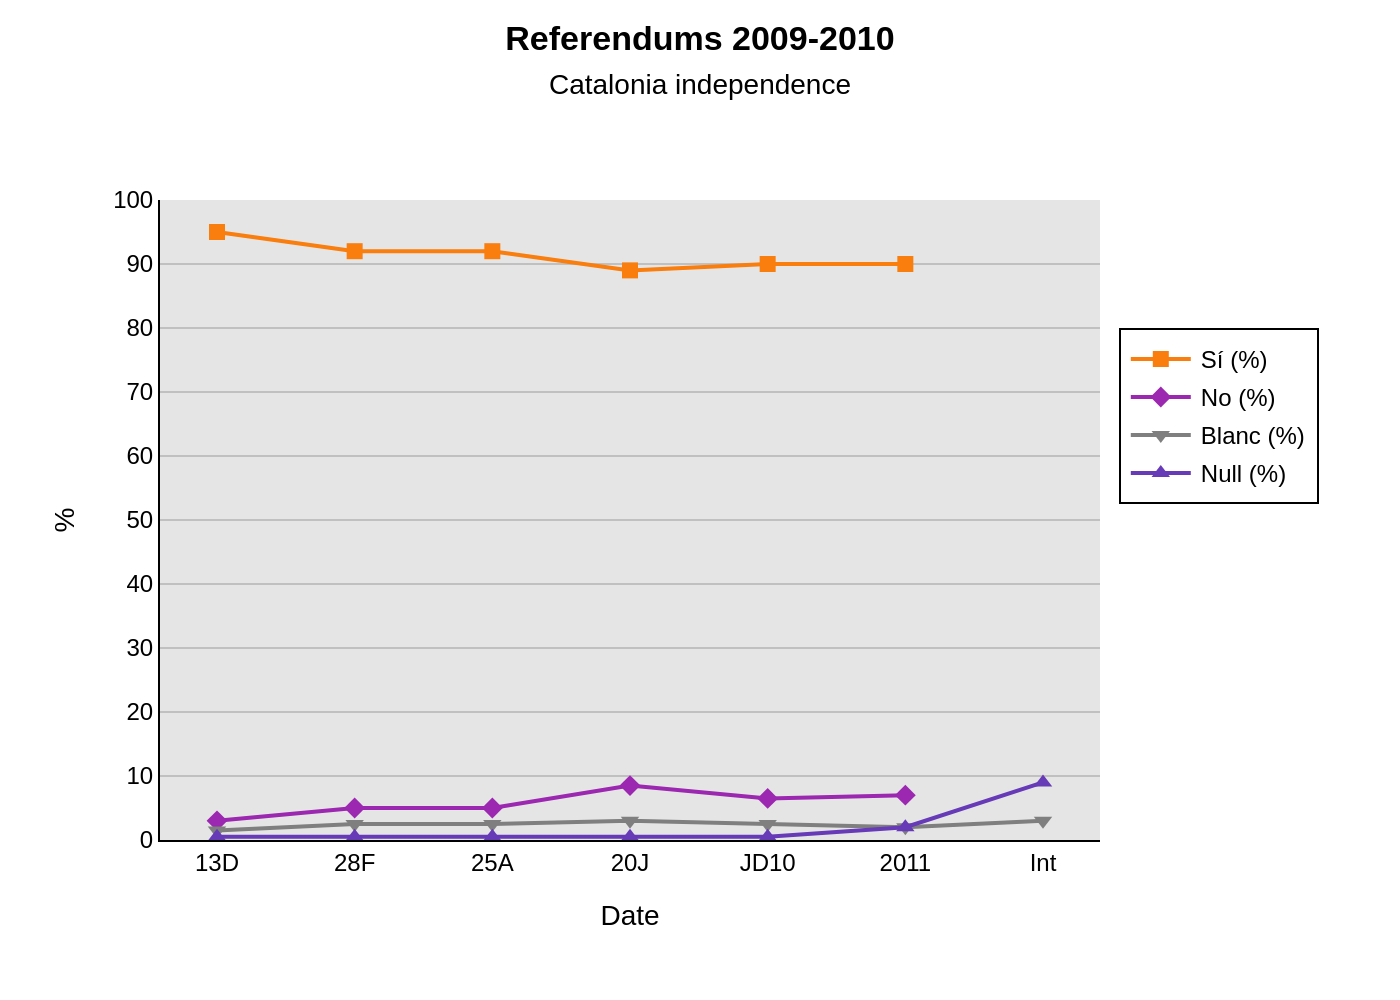

Generate this figure with Python:
import sys
import json
import pathlib
import plotly.graph_objects as go

def main():
    """
    Generates a chart from a JSON data file provided via command-line argument.
    """
    if len(sys.argv) < 2:
        print(f"Usage: python {sys.argv[0]} <json_file_path>", file=sys.stderr)
        sys.exit(1)

    json_path = pathlib.Path(sys.argv[1])
    if not json_path.is_file():
        print(f"Error: File not found at {json_path}", file=sys.stderr)
        sys.exit(1)

    try:
        with open(json_path, 'r', encoding='utf-8') as f:
            chart_config = json.load(f)
    except (json.JSONDecodeError, IOError) as e:
        print(f"Error reading or parsing JSON file: {e}", file=sys.stderr)
        sys.exit(1)

    chart_data = chart_config['chart_data']
    texts = chart_config['texts']
    colors = chart_config['colors']

    fig = go.Figure()

    for i, series in enumerate(chart_data['series']):
        fig.add_trace(go.Scatter(
            x=chart_data['categories'],
            y=series['y'],
            name=series['name'],
            mode='lines+markers',
            line=dict(color=colors[i]),
            marker=dict(
                symbol=series['marker_symbol'],
                color=colors[i],
                size=8
            ),
            connectgaps=False
        ))

    title_text = f"<b>{texts['title']}</b>"
    if texts.get('subtitle'):
        title_text += f"<br><span style='font-size: 14px;'>{texts['subtitle']}</span>"

    fig.update_layout(
        title=dict(
            text=title_text,
            x=0.5,
            y=0.95,
            xanchor='center',
            yanchor='top'
        ),
        xaxis=dict(
            title_text=texts['x_axis_title'],
            showline=True,
            linewidth=1,
            linecolor='black',
            showgrid=False,
            zeroline=False
        ),
        yaxis=dict(
            title_text=texts['y_axis_title'],
            range=[0, 100],
            dtick=10,
            showline=True,
            linewidth=1,
            linecolor='black',
            gridcolor='#C0C0C0',
            zeroline=False
        ),
        legend=dict(
            x=1.02,
            y=0.8,
            xanchor='left',
            yanchor='top',
            borderwidth=1,
            bordercolor='black'
        ),
        font=dict(
            family="Arial",
            size=12,
            color="black"
        ),
        paper_bgcolor='white',
        plot_bgcolor='#E5E5E5',
        margin=dict(t=100, b=80, l=80, r=150)
    )

    output_filename = json_path.stem + '.png'
    fig.write_image(output_filename, scale=2)
    print(f"Chart saved to {output_filename}")

if __name__ == "__main__":
    main()
